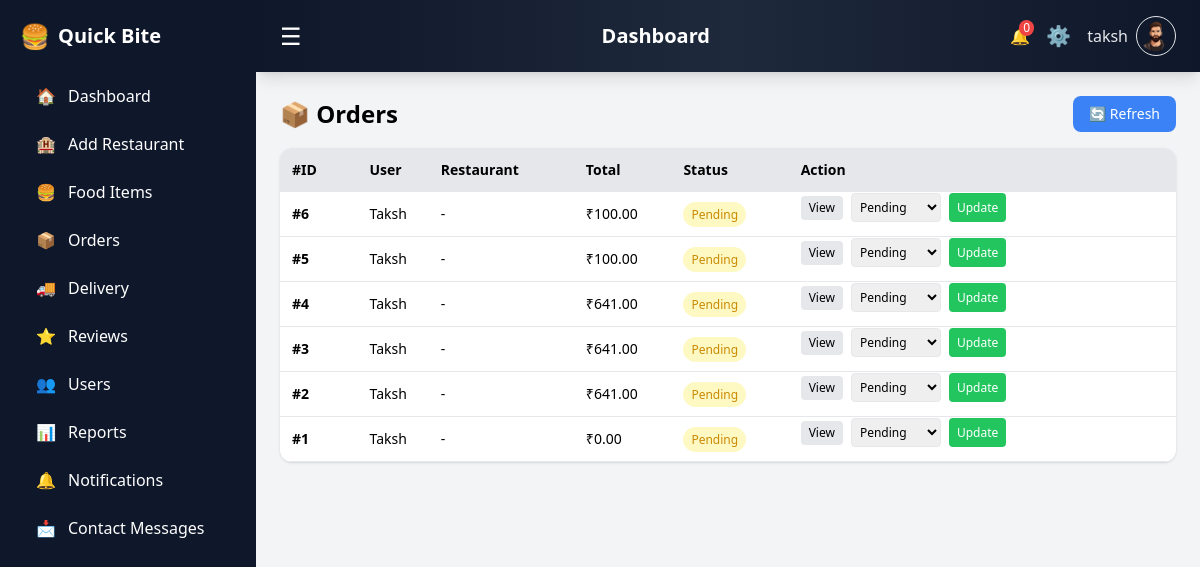
Page /admin/orders.php (signed in) on the committed database.
### tables this page shows
CREATE TABLE `orders` (
  `order_id` int(11) NOT NULL,
  `user_id` int(11) DEFAULT NULL,
  `total_amount` decimal(10,2) DEFAULT NULL,
  `order_status` enum('pending','confirmed','preparing','out_for_delivery','delivered','cancelled') DEFAULT 'pending',
  `payment_method` enum('COD','ONLINE') DEFAULT NULL,
  `payment_status` enum('pending','paid') DEFAULT 'pending',
  `order_date` timestamp NOT NULL DEFAULT current_timestamp(),
  `hotel_id` int(11) DEFAULT NULL,
  `created_at` timestamp NOT NULL DEFAULT current_timestamp(),
  `gst` decimal(10,2) DEFAULT NULL,
  `grand_total` decimal(10,2) DEFAULT NULL,
  `address` text DEFAULT NULL
);

CREATE TABLE `users` (
  `user_id` int(11) NOT NULL,
  `name` varchar(100) DEFAULT NULL,
  `email` varchar(100) DEFAULT NULL,
  `password` varchar(255) DEFAULT NULL,
  `phone` varchar(15) DEFAULT NULL,
  `address` text DEFAULT NULL,
  `created_at` timestamp NOT NULL DEFAULT current_timestamp(),
  `status` enum('active','blocked') DEFAULT 'active',
  `image` varchar(255) DEFAULT NULL
);

### admin/orders.php (the view, shortened to what this page needs)
<?php
include("db.php");
$orders = mysqli_query($conn, "
SELECT o.*, u.name AS user_name, r.name AS restaurant_name
FROM orders o
LEFT JOIN users u ON o.user_id = u.user_id
LEFT JOIN admin_restaurants r ON o.hotel_id = r.hotel_id
ORDER BY o.order_id DESC
");
?>
<!DOCTYPE html>
<html>
<head>
<script src="https://cdn.tailwindcss.com"></script>
</head>
<body class="bg-gray-100">
<div class="flex h-screen overflow-hidden">
<?php include("sidebar.php"); ?>
<div id="mainContent" class="flex-1 flex flex-col md:ml-64">
<?php include("navbar.php"); ?>
<main class="p-6 overflow-y-auto">
<div class="flex justify-between items-center mb-4">
    <h2 class="text-2xl font-bold">📦 Orders</h2>
    <button onclick="location.reload()"
    class="bg-blue-500 text-white px-4 py-2 rounded-lg text-sm">
    🔄 Refresh
    </button>
</div>
<div class="bg-white rounded-xl shadow overflow-x-auto">
<table class="w-full text-sm">
<thead class="bg-gray-200 text-left">
<tr>
    <th class="p-3">#ID</th>
    <th>User</th>
    <th>Restaurant</th>
    <th>Total</th>
    <th>Status</th>
    <th>Action</th>
</tr>
</thead>
<tbody>
<?php while($o = mysqli_fetch_assoc($orders)){
    $status = strtolower($o['order_status'] ?? 'pending');
?>
<tr class="border-b hover:bg-gray-50">
<td class="p-3 font-semibold">#<?php echo $o['order_id']; ?></td>
<td><?php echo $o['user_name'] ?? 'Guest'; ?></td>
<td><?php echo $o['restaurant_name'] ?? '-'; ?></td>
<td>₹<?php echo $o['total_amount']; ?></td>
<td>
<span class="px-2 py-1 text-xs rounded-full
<?php
if($status=='pending') echo 'bg-yellow-100 text-yellow-600';
elseif($status=='confirmed') echo 'bg-blue-100 text-blue-600';
elseif($status=='delivered') echo 'bg-green-100 text-green-600';
else echo 'bg-gray-100';
?>">
<?php echo ucfirst($status); ?>
</span>
</td>
<td class="flex gap-2 items-center">
<a href="order_details.php?id=<?php echo $o['order_id']; ?>"
class="bg-gray-200 px-2 py-1 text-xs rounded hover:bg-gray-300">
View
</a>
<form method="POST" class="flex gap-2">
<select name="status" class="border p-1 rounded text-xs">
<option value="pending" <?php if($status=='pending') echo 'selected'; ?>>Pending</option>
</select>
<button name="update_status"
class="bg-green-500 text-white px-2 py-1 text-xs rounded">
Update
</button>
</form>
</td>
</tr>
<?php } ?>
</tbody>
</table>
</div>
</main>
</div>
</div>
</body>
</html>

### rows in the picture
orders: order_id "6", user.name "Taksh", restaurant_name "-", total_amount "100.00", order_status "Pending", status "Pending"
orders: order_id "5", user.name "Taksh", restaurant_name "-", total_amount "100.00", order_status "Pending", status "Pending"
orders: order_id "4", user.name "Taksh", restaurant_name "-", total_amount "641.00", order_status "Pending", status "Pending"
orders: order_id "3", user.name "Taksh", restaurant_name "-", total_amount "641.00", order_status "Pending", status "Pending"
orders: order_id "2", user.name "Taksh", restaurant_name "-", total_amount "641.00", order_status "Pending", status "Pending"
orders: order_id "1", user.name "Taksh", restaurant_name "-", total_amount "0.00", order_status "Pending", status "Pending"

### other values in the picture
$_SESSION['admin_name'] "taksh"
